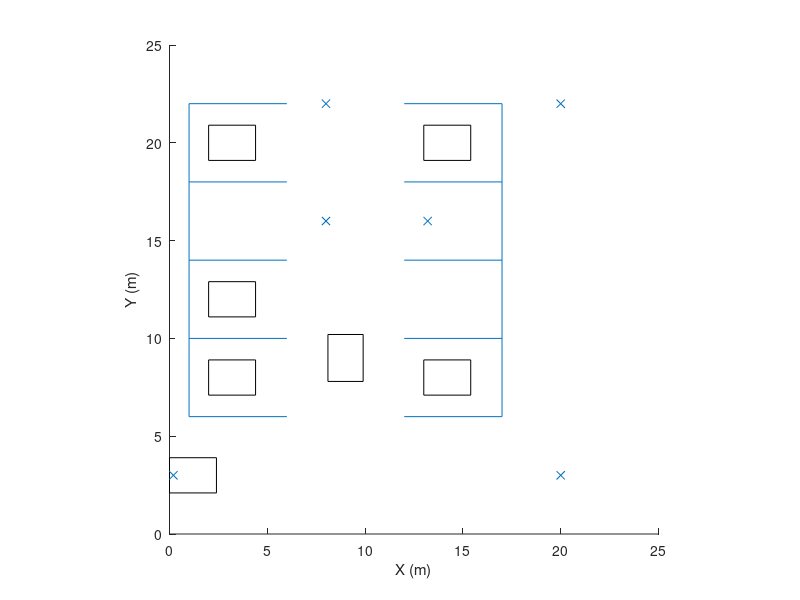

Here is the MATLAB script that generated this plot:
figure
hold on

line([1; 1], [6; 22])
line([1; 6], [6; 6])
line([1; 6], [10; 10])
line([1; 6], [14; 14])
line([1; 6], [18; 18])

line([1; 6], [22; 22])
line([12; 17], [6; 6])
line([12; 17], [10; 10])
line([12; 17], [14; 14])
line([12; 17], [18; 18])
line([17; 17], [6; 22])
line([17; 12], [22; 22])

rectangle('Position', [2 7.1 2.4 1.8])
rectangle('Position', [2 11.1 2.4 1.8])
rectangle('Position', [2 19.1 2.4 1.8])

rectangle('Position', [13 7.1 2.4 1.8])
rectangle('Position', [13 19.1 2.4 1.8])

rectangle('Position', [8.1 7.8 1.8 2.4])

% initial position
rectangle('Position', [0 2.1 2.4 1.8])

axis([0 25 0 25])
axis equal

wp = [0.2 20 20 8 8 13.2; 3 3 22 22 16 16; 0 pi/2 pi 3*pi/2 2*pi 2*pi];

plot(wp(1,:), wp(2,:), 'x')

xlabel('X (m)')
ylabel('Y (m)')
